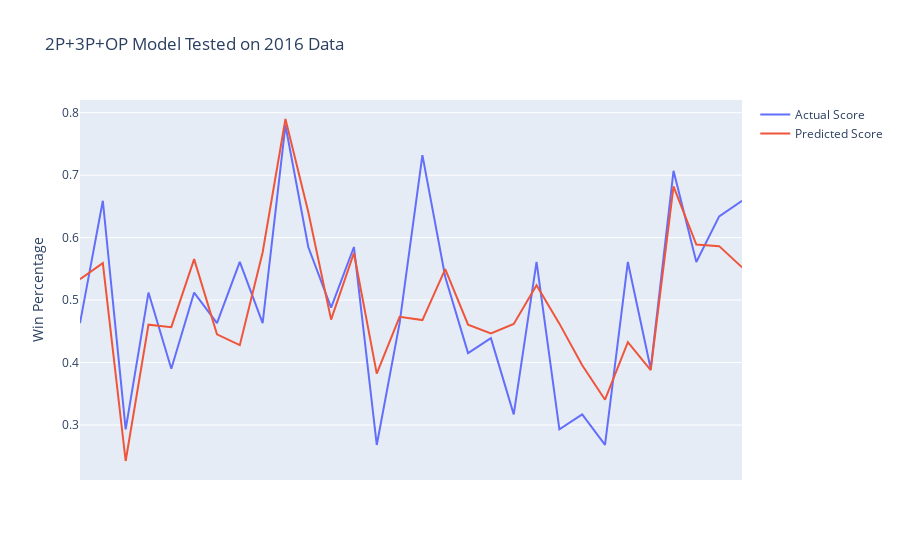

The notebook cell saved with this chart:
### Code cell
fig = make_subplots(rows = 1, cols = 1)
fig.add_trace(go.Scatter(x = [i for i in range(len(data16["W/L%"]))], y = data16["W/L%"], name = "Actual Score"))
fig.add_trace(go.Scatter(x = [i for i in range(len(data16["W/L%"]))], y = y, name = "Predicted Score"))
fig.update_layout(title = "2P+3P+OP Model Tested on 2016 Data")
fig.update_yaxes(title = "Win Percentage")
fig.update_xaxes(visible = False, showgrid = False, zeroline = False)

### Figure 1 — Plotly figure (JSON) as saved in the notebook; plotly's stock layout.template omitted (floating-point values rounded to 4 significant figures)
{"data": [{"name": "Actual Score", "type": "scatter", "x": [0, 1, 2, 3, 4, 5, 6, 7, 8, 9, 10, 11, 12, 13, 14, 15, 16, 17, 18, 19, 20, 21, 22, 23, 24, 25, 26, 27, 28, 29], "y": [0.463, 0.659, 0.293, 0.512, 0.39, 0.512, 0.463, 0.561, 0.463, 0.78, 0.585, 0.488, 0.585, 0.268, 0.463, 0.732, 0.537, 0.415, 0.439, 0.317, 0.561, 0.293, 0.317, 0.268, 0.561, 0.39, 0.707, 0.561, 0.634, 0.659]}, {"name": "Predicted Score", "type": "scatter", "x": [0, 1, 2, 3, 4, 5, 6, 7, 8, 9, 10, 11, 12, 13, 14, 15, 16, 17, 18, 19, 20, 21, 22, 23, 24, 25, 26, 27, 28, 29], "y": [0.5335, 0.5592, 0.2423, 0.4607, 0.4566, 0.5655, 0.4452, 0.4279, 0.5761, 0.7899, 0.6411, 0.4687, 0.5753, 0.3823, 0.4732, 0.468, 0.5496, 0.4607, 0.4466, 0.4616, 0.5237, 0.4623, 0.3956, 0.3405, 0.4325, 0.3877, 0.6821, 0.589, 0.5863, 0.5523]}], "layout": {"title": {"text": "2P+3P+OP Model Tested on 2016 Data"}, "xaxis": {"anchor": "y", "domain": [0, 1], "showgrid": false, "visible": false, "zeroline": false}, "yaxis": {"anchor": "x", "domain": [0, 1], "title": {"text": "Win Percentage"}}}}
